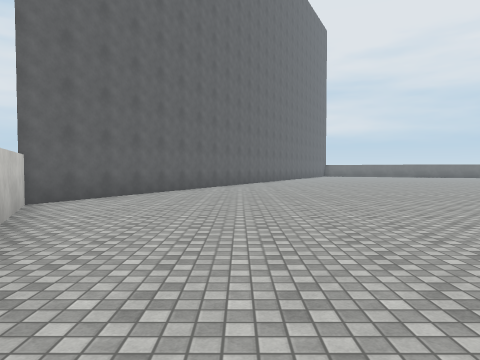
[1] (above)

24 first-person views from a walk through a Unity game level. The camera is 1.4 m above the floor, tilts 2° down and sees 70° across. The floor is counted in squares, 2 m on a side. Each view is taken from the middle of a square. On the plan, view 1 faces up. The plan holds only what a view shows up to about 11 squares ahead; the rest is blank. The place goes on beyond the plan. The player is left out. Surface patterns are stand-ins for the level's own textures.

[2]
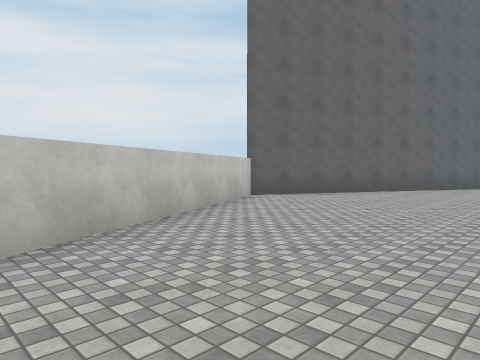

[3]
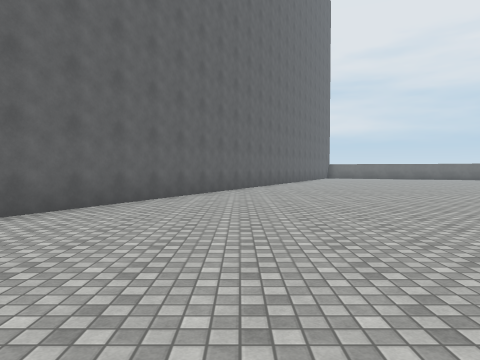

[4]
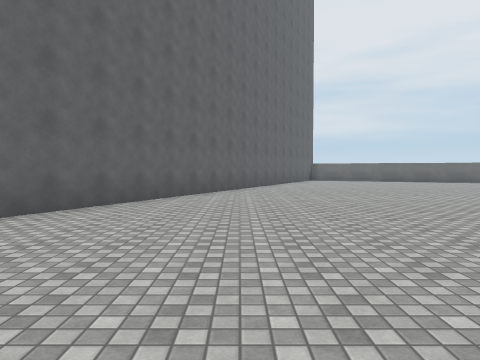

[5]
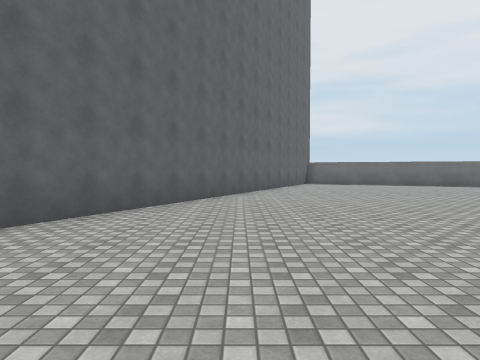

[6]
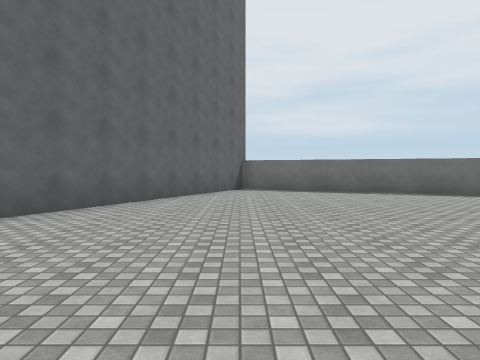

[7]
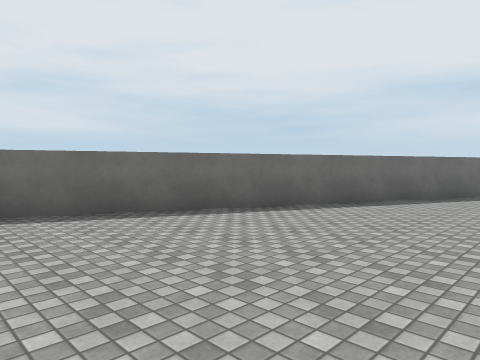

[8]
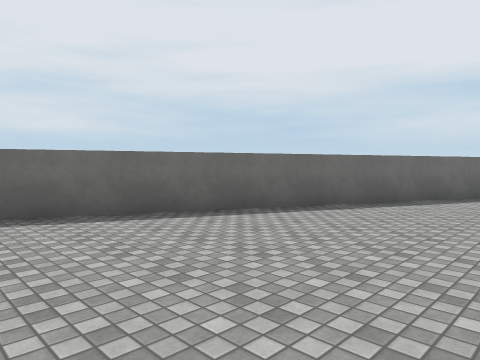

[9]
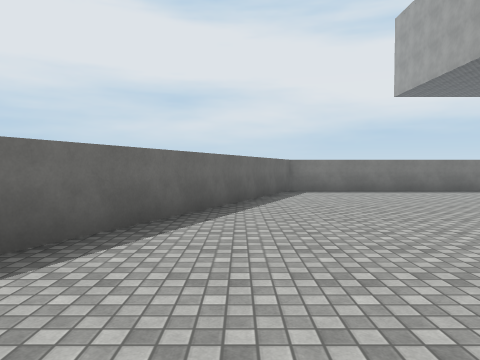

[10]
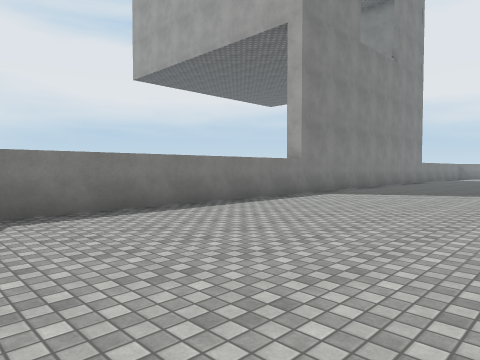

[11]
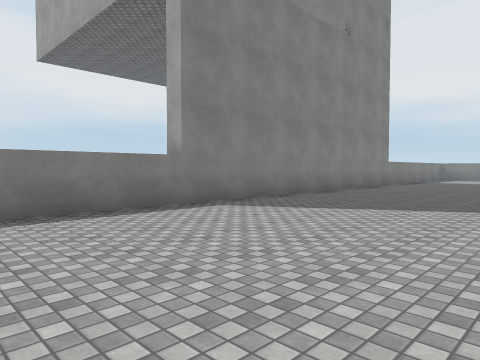

[12]
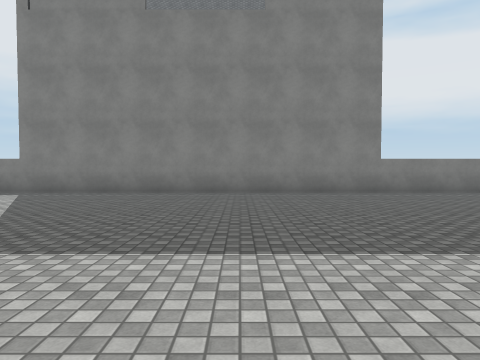

[13]
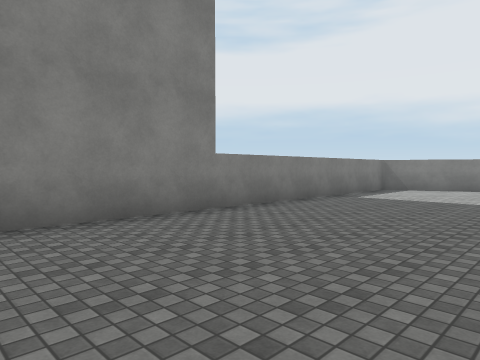

[14]
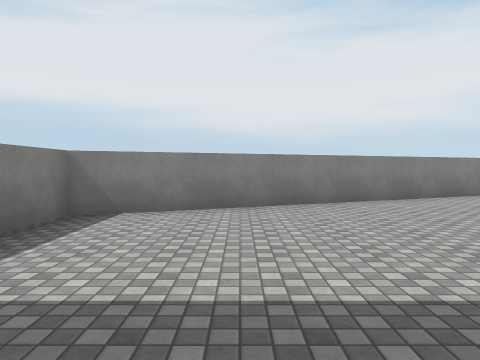

[15]
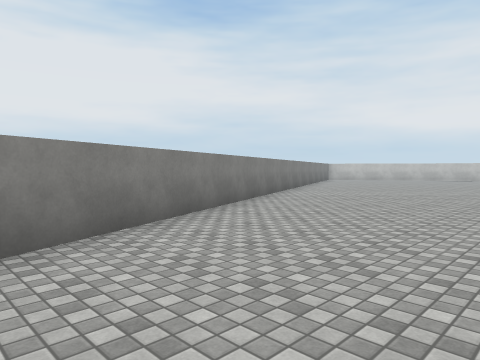

[16]
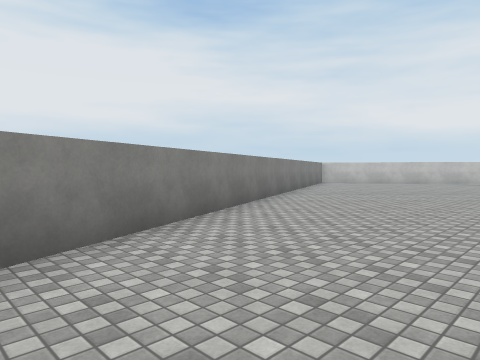

[17]
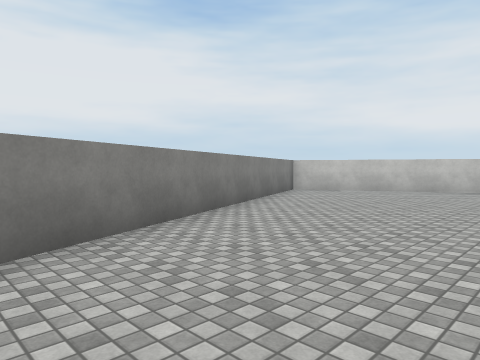

[18]
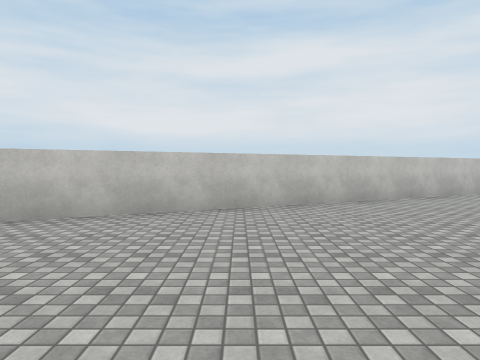

[19]
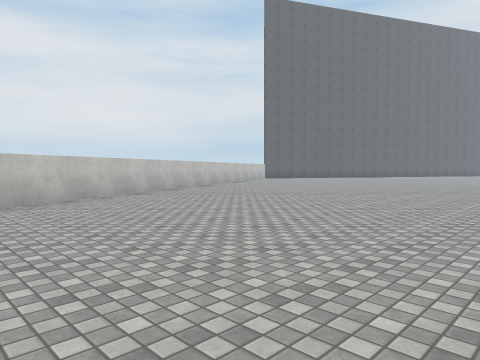

[20]
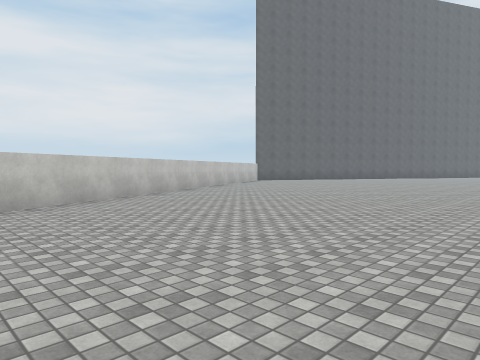

[21]
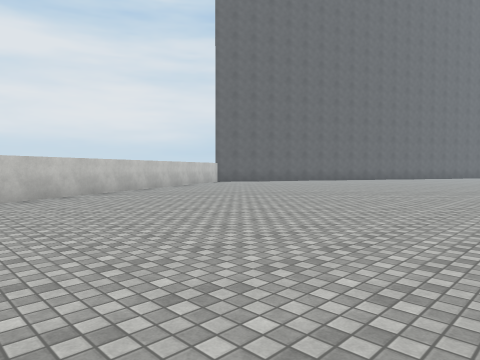

[22]
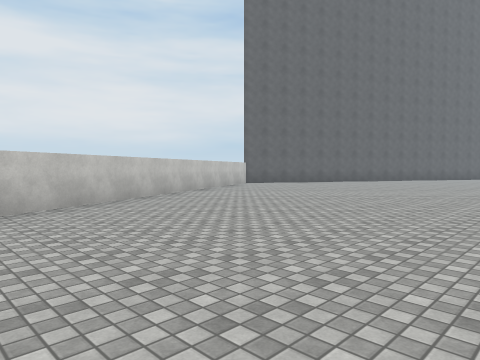

[23]
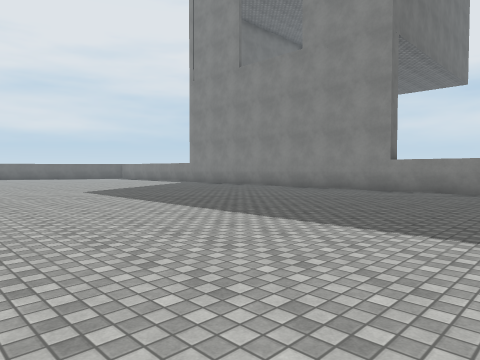

[24]
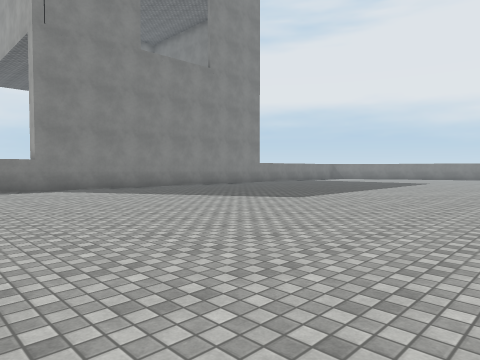

### Floor plan
Points are (right, up) in squares from view 1. A wall is a line through its corners. A room is listed if a view was taken in it or the views show most of it. See-through windows are left out.
Room 1 (views 1, 2, 3, 4, 5, 6, 7, 8, 9, 10, 11, 12, 13, 14, 15, 16, 17, 18, 19, 20, 21, 22, 23, 24)
walls: (7.1, -15.6) (29.5, -6) (29.5, 18.5) (8.1, 28); (6.9, 28) (-4.1, 6.5) (6.6, -15.2)

Where each view was taken, in squares from view 1:
view 1: 0 up, 0 right, facing up
view 2: 0 up, 2 right, facing up-left
view 3: 5 up, 1 right, facing up
view 4: 9 up, 3 right, facing up
view 5: 13 up, 4 right, facing up
view 6: 17 up, 7 right, facing up
view 7: 21 up, 10 right, facing up-right
view 8: 19 up, 15 right, facing up-right
view 9: 20 up, 19 right, facing right
view 10: 19 up, 24 right, facing down-right
view 11: 15 up, 24 right, facing down-right
view 12: 5 up, 20 right, facing right
view 13: 5 up, 25 right, facing down-right
view 14: 1 down, 27 right, facing down
view 15: 5 down, 25 right, facing down-left
view 16: 7 down, 21 right, facing down-left
view 17: 9 down, 16 right, facing down-left
view 18: 12 down, 11 right, facing left
view 19: 11 down, 11 right, facing up-left
view 20: 8 down, 9 right, facing up-left
view 21: 5 down, 9 right, facing up-left
view 22: 5 down, 7 right, facing up-left
view 23: 3 down, 19 right, facing up-right
view 24: 14 up, 18 right, facing down-right
